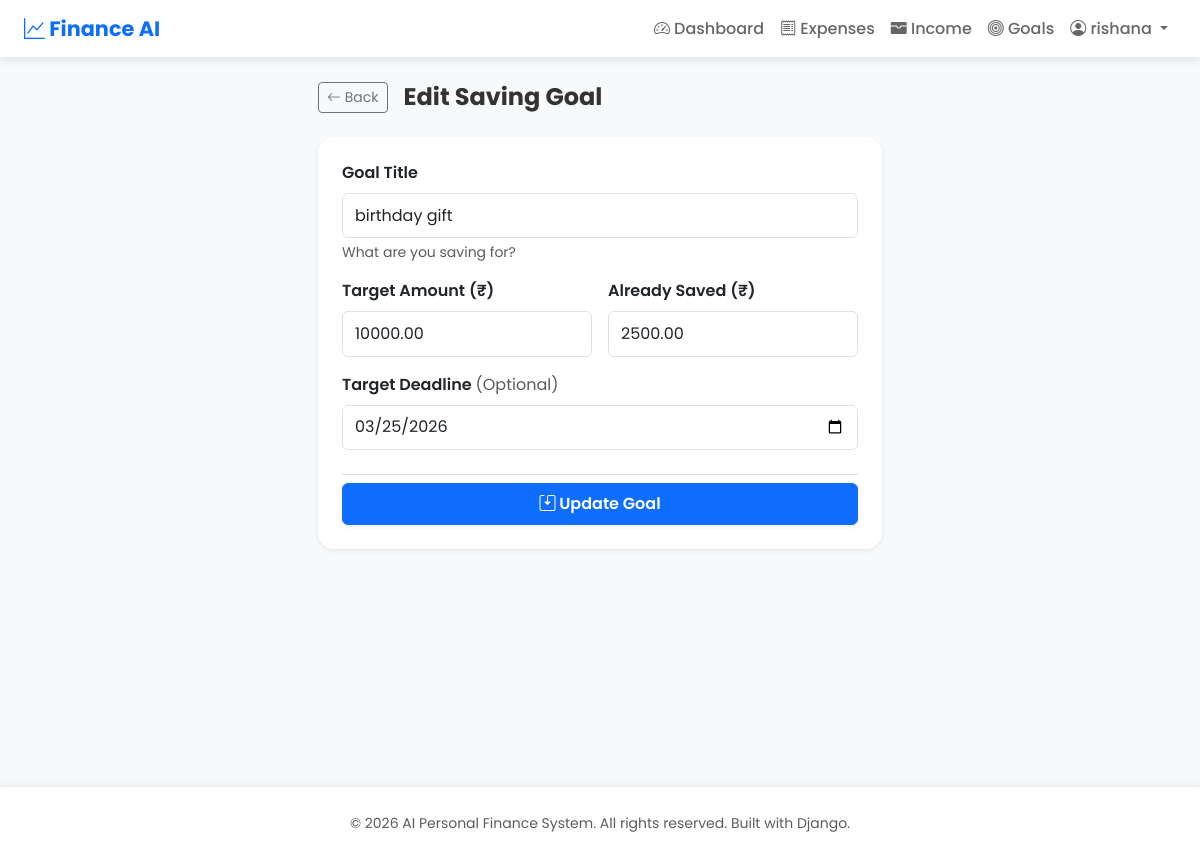
/saving-goals/1/edit/ (signed in), run on an earlier commit of the app's database.
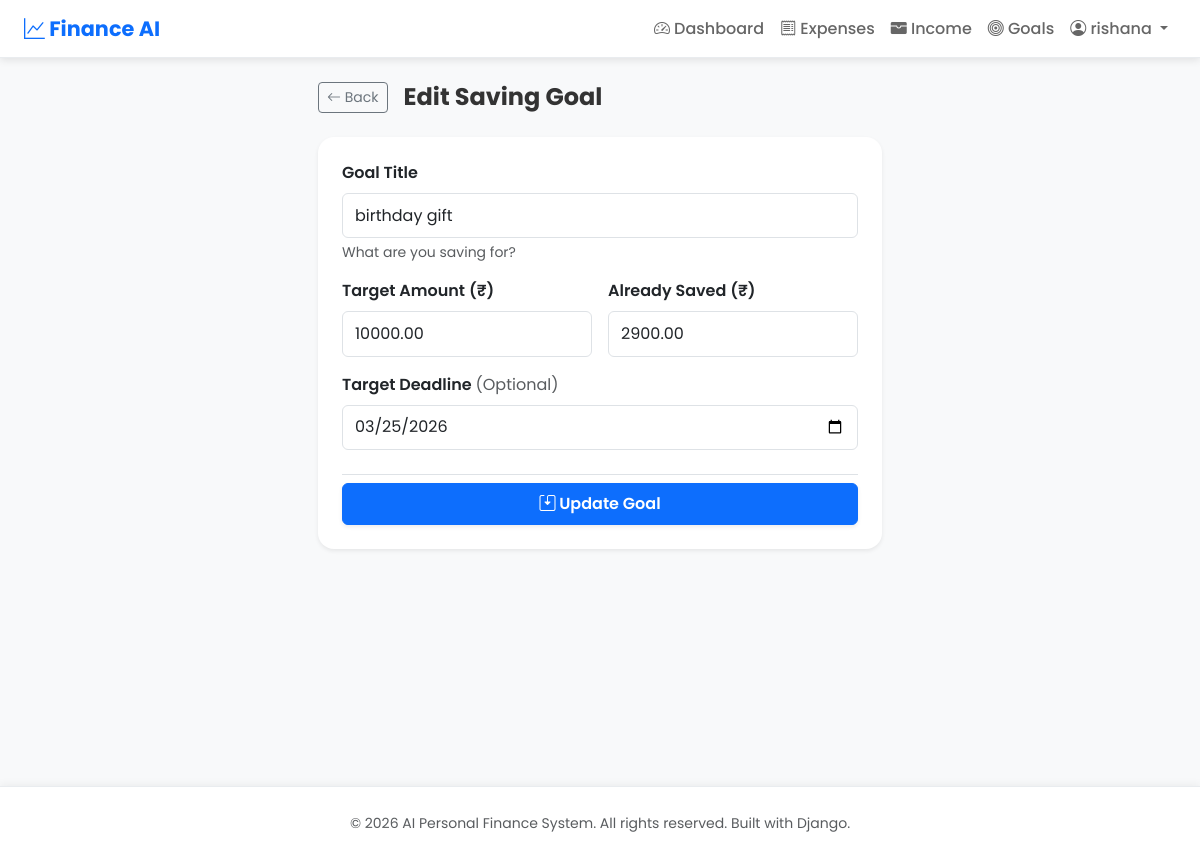
And on a later commit of the database.
### expenses/models.py (models this page shows, shortened)
class SavingGoal(models.Model):
    user = models.ForeignKey(User, on_delete=models.CASCADE, related_name='saving_goals')
    title = models.CharField(max_length=100)
    target_amount = models.DecimalField(
        max_digits=12,
        decimal_places=2,
        validators=[MinValueValidator(Decimal('0.01'))]
    )
    saved_amount = models.DecimalField(
        max_digits=12,
        decimal_places=2,
        default=Decimal('0.00'),
        validators=[MinValueValidator(Decimal('0.00'))]
    )
    deadline = models.DateField(null=True, blank=True)
    created_at = models.DateTimeField(auto_now_add=True)
    class Meta:
        ordering = ['-deadline', '-created_at']

### expenses/views.py (the view)
# urls.py: path('saving-goals/<int:pk>/edit/', views.edit_saving_goal, name='edit_saving_goal'),
@login_required
@user_passes_test(is_regular_user, redirect_field_name=None)
def edit_saving_goal(request, pk: int):
	goal = get_object_or_404(SavingGoal, pk=pk, user=request.user)
	if request.method == 'POST':
		form = SavingGoalForm(request.POST, instance=goal)
		if form.is_valid():
			form.save()
			messages.success(request, 'Saving Goal updated successfully!')
			return redirect('dashboard')
		messages.error(request, 'Please correct the errors below.')
	else:
		form = SavingGoalForm(instance=goal)
	return render(request, 'add_saving_goal.html', {'form': form, 'is_edit': True})

### expenses/views.py (called while the page is built)
def is_regular_user(user):
	return not (user.is_staff or user.is_superuser)

### expenses/templates/add_saving_goal.html (shortened to what this page needs)
{% extends 'base.html' %}
{% block content %}
<div class="row justify-content-center">
    <div class="col-md-8 col-lg-6">
        <div class="d-flex align-items-center mb-4">
            <a href="{% url 'dashboard' %}" class="btn btn-sm btn-outline-secondary me-3">
                <i class="bi bi-arrow-left"></i> Back
            </a>
            <h2 class="h4 mb-0 fw-bold">{% if is_edit %}Edit Saving Goal{% else %}New Saving Goal{% endif %}</h2>
        </div>
        <div class="card shadow-sm border-0" style="border-radius: 16px;">
            <div class="card-body p-4">
                <form method="post" novalidate>
                    <div class="mb-3">
                        <label for="{{ form.title.id_for_label }}" class="form-label fw-semibold">Goal Title</label>
                        {{ form.title }}
                        <div class="form-text">What are you saving for?</div>
                    </div>
                    <div class="row g-3 mb-3">
                        <div class="col-sm-6">
                            <label for="{{ form.target_amount.id_for_label }}" class="form-label fw-semibold">Target
                                Amount (₹)</label>
                            {{ form.target_amount }}
                        </div>
                        <div class="col-sm-6">
                            <label for="{{ form.saved_amount.id_for_label }}" class="form-label fw-semibold">Already
                                Saved (₹)</label>
                            {{ form.saved_amount }}
                        </div>
                    </div>
                    <div class="mb-4">
                        <label for="{{ form.deadline.id_for_label }}" class="form-label fw-semibold">Target Deadline
                            <span class="text-muted fw-normal">(Optional)</span></label>
                        {{ form.deadline }}
                    </div>
                    <div class="d-grid gap-2 mt-4 pt-2 border-top">
                        <button type="submit" class="btn btn-primary py-2 fw-semibold shadow-sm">
                            <i class="bi bi-save2"></i> {% if is_edit %}Update Goal{% else %}Save Goal{% endif %}
                        </button>
                    </div>
                </form>
            </div>
        </div>
    </div>
</div>
{% endblock %}

What changed in the data, as far as the page shows it:
changed SavingGoal "birthday gift": saved_amount "2500.00" → "2900.00"
